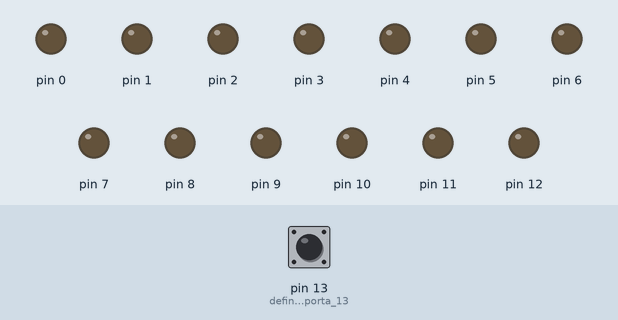
Simulated run of this sketch. Board: Arduino Uno, built with avr-gcc and run on an emulated ATmega328P. Shown: output pins drawn as LEDs (lit = HIGH). The inputs (shaded band) are chosen by the test bench; at power-on: pin 13 (definisce_la_porta_13) LOW.

Above: at 1.2 s.
1.3 s: pin 13 (definisce_la_porta_13) driven HIGH
At 2.1 s:
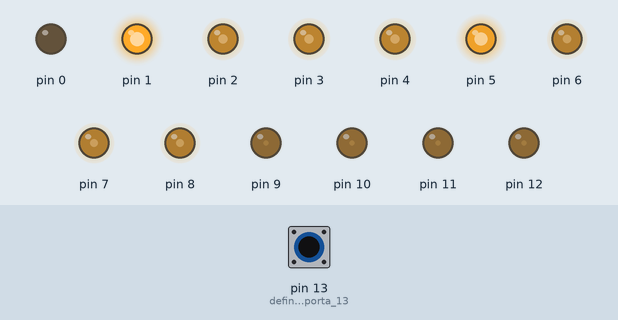
4.3 s: pin 13 (definisce_la_porta_13) driven LOW
At 5.0 s:
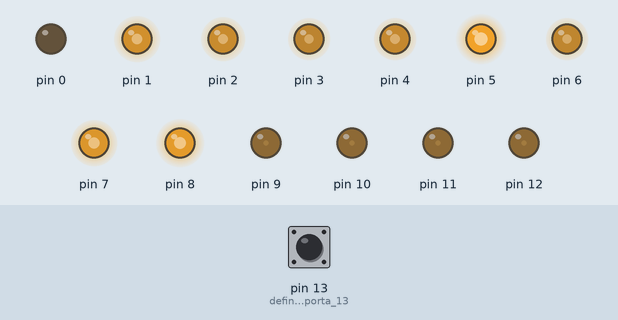
7.3 s: pin 13 (definisce_la_porta_13) pulsed HIGH 5 times (0.12 s each, 0.3 s apart)
At 9.0 s:
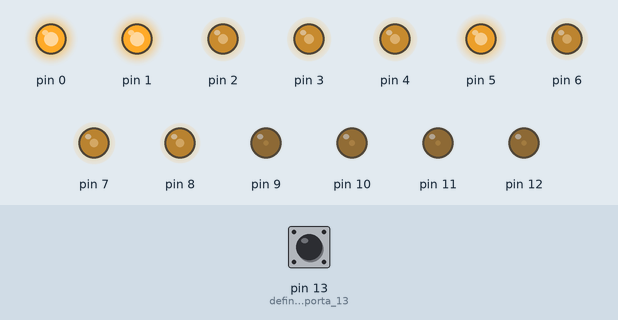
Timing chart, 0 to 15.2 s (numbered marks = the images above; inputs shaded):
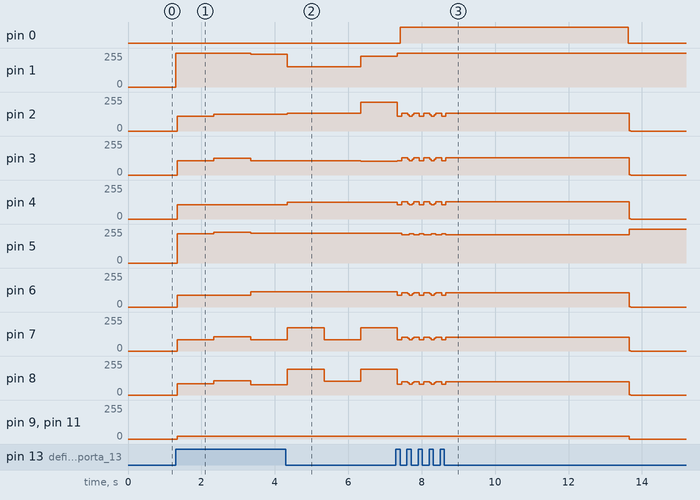

The sketch:

arduino_countdown_4_cifre.ino
```cpp
int pulsante = LOW; // variabile di memorizzazione dello stato del pulsante
int i; // variabile intera utilizzata nei cicli di for
int j; // variabile intera utilizzata nei cicli di for
int z; // variabile intera utilizzata nei cicli di for
int h; // variabile intera utilizzata nei cicli di for
long tempo=61; // tempo di countdown, in minuti; viene inizializzato a 61 per forzare
 // il ciclo di prima volta
long tempoinizio = 0; // momento di inizio pressione del pulsante (millisecondi trascorsi
 // dal momento di accensione di arduino)
int decaminuti = 0; // decine di minuti da visualizzare sul display
int minuti = 0; // minuti da visualizzare sul display
int decasecondi = 0; // decine di secondi da visualizzare sul display
int secondi =0; // secondi da visualizzare sul display
int numero = 0; // numero da visualizzate nella cifra che viene di volta in volta trattata
int secondiresidui= 0; // tempo residuo, in secondi,
int lapse= 0; // tempo di suono del buzzer, in millisecocndi)
long iniziocountdown= 0; // momento di inizio del countdown, in millisecondi
long iniziobuzzer=0; // momento di inizio del suono del buzzer, in millisecondi
// Le routine che seguono hanno il compito di visualizzare i numeri e vengono eseguite solo
// nel momento in cui sono richiamate da istruzioni presenti nel percorso attivo del programma
// *************************** routine di visualizzazione del numero 1 ********************
void uno(void)
// Arduino: timer da cucina, display a 4 cifre
{
 digitalWrite(4,LOW);
 digitalWrite(6,LOW);
}
// ************************ routine di visualizzazione del numero 2 ***********************
void due(void)
{
 digitalWrite(3,LOW);
 digitalWrite(4,LOW);
 digitalWrite(1,LOW);
 digitalWrite(8,LOW);
 digitalWrite(7,LOW);
}
// ************************ routine di visualizzazione del numero 3 ************************
void tre(void)
{
 digitalWrite(3,LOW);
 digitalWrite(4,LOW);
 digitalWrite(1,LOW);
 digitalWrite(6,LOW);
 digitalWrite(7,LOW);
}
// ********************** routine di visualizzazione del numero 4 ************************
void quattro(void)
{
 digitalWrite(2,LOW);
 digitalWrite(1,LOW);
 digitalWrite(4,LOW);
 digitalWrite(6,LOW);
}
// *********************** routine di visualizzazione del numero 5 ***********************
void cinque(void)
{
 digitalWrite(3,LOW);
 digitalWrite(2,LOW);
 digitalWrite(1,LOW);
 digitalWrite(6,LOW);
 digitalWrite(7,LOW);
}
// ************************** routine di visualizzazione del numero 6 ***********************
void six(void)
{
 digitalWrite(2,LOW);
 digitalWrite(1,LOW);
digitalWrite(6,LOW);
 digitalWrite(7,LOW);
 digitalWrite(8,LOW);
}
// ************************* routine di visualizzazione del numero 7 *************************
void sette(void)
// Arduino: timer da cucina, display a 4 cifre
{
 digitalWrite(3,LOW); // disattiva la porta 3 e accende il segmento orizzontale alto
 digitalWrite(4,LOW); // disattiva la porta 4 e accende il segmento verticale alto destro
 digitalWrite(6,LOW); // disattiva la porta 6 e accende il segmento verticale basso destro
}
// *********************** routine di visualizzazione del numero 8 ****************************
void otto(void)
{
 digitalWrite(1,LOW);
 digitalWrite(2,LOW);
 digitalWrite(3,LOW);
 digitalWrite(4,LOW);
 digitalWrite(6,LOW);
 digitalWrite(7,LOW);
 digitalWrite(8,LOW);
}
// *********************** routine di visualizzazione del numero 9 *************************
void nove(void)
{
 digitalWrite(1,LOW);
 digitalWrite(2,LOW);
 digitalWrite(3,LOW);
 digitalWrite(4,LOW);
 digitalWrite(6,LOW);
}
// **************************** routine di visualizzazione del numero 0 ***********************
void zero(void)
{
 digitalWrite(2,LOW);
 digitalWrite(3,LOW);
 digitalWrite(4,LOW);
 digitalWrite(6,LOW);
 digitalWrite(7,LOW);
 digitalWrite(8,LOW);
}
// ********** routine di gestione del display (di esposizione del tempo residuo) ***************
// viene gestita una cifra per volta attivando e disattivando le porte da 9 a 12 alle quali sono
// collegati gli anodi delle quattro cifre del display
void esponi (void)
{
 for (z=9; z<=12; z++) // for di gestione delle porte (da 9 a 12, alle quali sono
 // collegati i quattro anodi delle quattro cifre)
 {
 for (j=1; j<=8; j++)
 digitalWrite (j, HIGH); // attiva tutti i catodi, per iniziare con tutti i segmenti spenti
 digitalWrite (z, HIGH); // attiva l'anodo della cifra da esporre
 switch (z) {
 case 9: // se si sta trattando la porta 9 (prima cifra di sinistra)
 numero = decaminuti; // inserisce le decine di minuti nel numero da esporre
 break;
// Arduino: timer da cucina, display a 4 cifre
 case 10: // se si sta trattando la porta 10 ( seconda cifra da sinistra)
 numero = minuti; // inserisce i minuti nel numero esporre
 digitalWrite (5, LOW); // accende il punto decimale come separatore dei minuti dai secondi
 break;
 case 11: // se si sta trattando la porta 11 (terza cifra da sinistra)
 numero = decasecondi; // inserisce le decine di secondi nella porta da esporre
 break;
 case 12 : // se si sta trattando la porta 12 (quarta ed ultima cifra a destra)
 numero = secondi; // inserisce i secondi nel numero da esporre
 break;
 }
 visualizzanumeri (); // lancia la routine di visualizzazione del numero nella cifra corrente
 digitalWrite (z,LOW); // disattiva (spegne) l'anodo della cifra appena visualizzata
 }
}
// ******************routine di visualizzazione dei numeri ****************************
// La routine si limita ad attivare i catodi dei vari segmenti
// poiche' l'anodo della cifra corrente e' stato gia' attivato dalla routine chiamante
void visualizzanumeri (void)
{
 switch (numero) {

case 0:
 zero ();
 break;

case 1:
 uno();
 break;

case 2:
 due();
 break;
case 3:
 tre();
 break;

case 4:
 quattro();
 break;

case 5:
 cinque();
 break;

case 6:
 six();
 break;

// Arduino: timer da cucina, display a 4 cifre
case 7:
 sette();
 break;

case 8:
 otto();
 break;

case 9:
 nove();
 break;
 }
}
void setup()
{
 for(i=0;i<=12;i++)
 pinMode(i,OUTPUT); // definisce le porte da 0 a 12 come porte di output
 pinMode (13, INPUT); // definisce la porta 13 (il pulsante) come porta di input
}
void loop()
{
 pulsante = 0;
 pulsante = digitalRead (13); // acquisisce lo stato del pulsante
 while (pulsante==1) // settaggio del timer; se il pulsante e' premuto si innesca
 // la routine di settaggio, che aumenta di 1 minuto il tempo
// di countdown per ogni secondo continuativo di pressione;
// arrivati a 60 minuti il settaggio ricomincia da 0
 {
 pulsante = digitalRead (13);
 if (tempo >= 60) { // se sono stati superati i 60 minuti, ricomincia il settaggio da 0 minuti
 tempo = 0;
 tempoinizio = millis ();
 }
 else
 {
 tempo = (millis() - tempoinizio)/1000; //calcola il tempo trascorso dall’inizio pressione pulsante
 }
 decaminuti = (tempo / 10); // memorizza nelle decine di minuti il risultato di tempo/10
 minuti = (tempo%10); // memorizza in minuti il resto della divisione per 10 del tempo
 decasecondi = 0;
 secondi = 0;
 esponi (); // visualizza i minuti di settaggio del timer
 secondiresidui = tempo * 60; // memorizza i secondi sino ad ora settati (minuti * 60)
 iniziocountdown = millis(); // memorizza il momento di inizio del countdown, da utilizzare
 // nel caso il pulsante fosse stato rilasciato e dovesse iniziare il countdown
 }
 // *********************ciclo di gestione del countdown **************************************
 tempoinizio = millis();
 if (secondiresidui >=1) { // gestione del tempo residuo e della relativa visualizzazione
 decaminuti = secondiresidui/600;
 minuti = (secondiresidui - (decaminuti*600))/60;
 decasecondi = (secondiresidui - (decaminuti*600)-(minuti*60))/10;
 secondi = (secondiresidui - (decaminuti*600)-(minuti*60) - (decasecondi*10));
// Arduino: timer da cucina, display a 4 cifre
 esponi ();
 secondiresidui = ((iniziocountdown + tempo*60000)-millis())/1000; //calcola i secondi residui di
 // coundown
 iniziobuzzer = millis ();
 }
 else
 { // gestione del fine countdown e attivazione del buzzer
 if ((tempo <= 60) && (lapse < 5000))
 {
 digitalWrite (0,HIGH); //attiva il buzzer per 5 secondi (5000 millisecondi)
 decaminuti =0;
 minuti = 0;
 decasecondi = 0;
 secondi = 0;
 esponi ();
 lapse = millis() - iniziocountdown;
 }
 else // se e’ cessato l’allarme predispone il sistema ad un nuovo settaggio
 {
 digitalWrite (0,LOW);
 tempo = 61;
 lapse = 0;
 }
 }
}
```

Measured:
- after the input at 1.3 s, pin 1: 0/255 → 255/255 at once, → 244/255 2.0 s later; pin 2: 0/255 → 111/255 at once, → 127/255 1.0 s later; pin 3: 0/255 → 108/255 at once, → 126/255 1.0 s later, → 108/255 1.0 s later; pin 4: 0/255 → 106/255 at once; pin 5: 0/255 → 220/255 at once, → 229/255 1.0 s later, → 223/255 1.0 s later
- after the input at 4.3 s, pin 1: 244/255 → 152/255 at once, → 231/255 2.0 s later; pin 2: 127/255 → 133/255 at once, → 215/255 2.0 s later; pin 4: 106/255 → 124/255 at once; pin 6: stays 114/255 (without the input it goes to 89/255 after 0.04 s); pin 8: 78/255 → 194/255 at once, → 104/255 1.0 s later, → 194/255 1.0 s later
- after the input at 7.3 s, pin 0: LOW → HIGH after 0.12 s, → LOW 6.2 s later; pin 5: 223/255 → 213/255 after 0.16 s, → 220/255 0.20 s later, → 213/255 0.12 s later, → 220/255 0.16 s later, … (10 changes in this stretch); pin 9, pin 11: 19/255 → 0/255 after 6.4 s; pin 10: 19/255 → 26/255 after 0.16 s, → 0/255 6.2 s later
